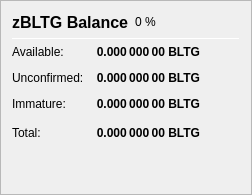
                   <widget class="QFrame" name="frame_ZerocoinBalances">
                    <property name="frameShape">
                     <enum>QFrame::StyledPanel</enum>
                    </property>
                    <property name="frameShadow">
                     <enum>QFrame::Raised</enum>
                    </property>
                    <layout class="QVBoxLayout" name="verticalLayout_7">
                     <item>
                      <layout class="QHBoxLayout" name="horizontalLayout_8" stretch="0,0,0">
                       <item>
                        <widget class="QLabel" name="label_5z_3">
                         <property name="minimumSize">
                          <size>
                           <width>0</width>
                           <height>20</height>
                          </size>
                         </property>
                         <property name="font">
                          <font>
                           <pointsize>12</pointsize>
                           <weight>75</weight>
                           <bold>true</bold>
                          </font>
                         </property>
                         <property name="text">
                          <string>zBLTG Balance</string>
                         </property>
                        </widget>
                       </item>
                       <item>
                        <widget class="QLabel" name="labelzBLTGPercent">
                         <property name="text">
                          <string notr="true">0 %</string>
                         </property>
                        </widget>
                       </item>
                       <item>
                        <spacer name="horizontalSpacer_11">
                         <property name="orientation">
                          <enum>Qt::Horizontal</enum>
                         </property>
                         <property name="sizeHint" stdset="0">
                          <size>
                           <width>40</width>
                           <height>20</height>
                          </size>
                         </property>
                        </spacer>
                       </item>
                      </layout>
                     </item>
                     <item>
                      <widget class="Line" name="line_ZerocoinBalance">
                       <property name="minimumSize">
                        <size>
                         <width>0</width>
                         <height>1</height>
                        </size>
                       </property>
                       <property name="maximumSize">
                        <size>
                         <width>16777215</width>
                         <height>1</height>
                        </size>
                       </property>
                       <property name="orientation">
                        <enum>Qt::Horizontal</enum>
                       </property>
                      </widget>
                     </item>
                     <item>
                      <layout class="QGridLayout" name="gridLayout_5">
                       <property name="spacing">
                        <number>12</number>
                       </property>
                       <item row="1" column="0">
                        <widget class="QLabel" name="labelzBalanceMatureText">
                         <property name="toolTip">
                          <string>Mature: more than 20 confirmation and more than 1 mint of the same denomination after it was minted.
These zBLTG are spendable.</string>
                         </property>
                         <property name="text">
                          <string>Available:</string>
                         </property>
                        </widget>
                       </item>
                       <item row="1" column="1">
                        <widget class="QLabel" name="labelzBalanceMature">
                         <property name="font">
                          <font>
                           <weight>75</weight>
                           <bold>true</bold>
                          </font>
                         </property>
                         <property name="toolTip">
                          <string>Mature: more than 20 confirmation and more than 1 mint of the same denomination after it was minted.
These zBLTG are spendable.</string>
                         </property>
                         <property name="text">
                          <string notr="true">0.000 000 00 BLTG</string>
                         </property>
                         <property name="alignment">
                          <set>Qt::AlignRight|Qt::AlignTrailing|Qt::AlignVCenter</set>
                         </property>
                        </widget>
                       </item>
                       <item row="2" column="0">
                        <widget class="QLabel" name="labelzBalanceUnconfirmedText">
                         <property name="toolTip">
                          <string>Unconfirmed: less than 20 confirmations
Immature: confirmed, but less than 1 mint of the same denomination after it was minted</string>
                         </property>
                         <property name="text">
                          <string>Unconfirmed:</string>
                         </property>
                        </widget>
                       </item>
                       <item row="2" column="1">
                        <widget class="QLabel" name="labelzBalanceUnconfirmed">
                         <property name="font">
                          <font>
                           <weight>75</weight>
                           <bold>true</bold>
                          </font>
                         </property>
                         <property name="toolTip">
                          <string>Unconfirmed: less than 20 confirmations
Immature: confirmed, but less than 1 mint of the same denomination after it was minted</string>
                         </property>
                         <property name="text">
                          <string notr="true">0.000 000 00 BLTG</string>
                         </property>
                         <property name="alignment">
                          <set>Qt::AlignRight|Qt::AlignTrailing|Qt::AlignVCenter</set>
                         </property>
                        </widget>
                       </item>
                       <item row="3" column="0">
                        <widget class="QLabel" name="labelzBalanceImmatureText">
                         <property name="toolTip">
                          <string>Unconfirmed: less than 20 confirmations
Immature: confirmed, but less than 1 mint of the same denomination after it was minted</string>
                         </property>
                         <property name="text">
                          <string>Immature:</string>
                         </property>
                        </widget>
                       </item>
                       <item row="3" column="1">
                        <widget class="QLabel" name="labelzBalanceImmature">
                         <property name="font">
                          <font>
                           <weight>75</weight>
                           <bold>true</bold>
                          </font>
                         </property>
                         <property name="toolTip">
                          <string>Unconfirmed: less than 20 confirmations
Immature: confirmed, but less than 1 mint of the same denomination after it was minted</string>
                         </property>
                         <property name="text">
                          <string notr="true">0.000 000 00 BLTG</string>
                         </property>
                         <property name="alignment">
                          <set>Qt::AlignRight|Qt::AlignTrailing|Qt::AlignVCenter</set>
                         </property>
                        </widget>
                       </item>
                       <item row="4" column="0">
                        <widget class="QLabel" name="labelzBalanceText">
                         <property name="toolTip">
                          <string>Your current zBLTG balance, unconfirmed and immature zBLTG included.</string>
                         </property>
                         <property name="text">
                          <string>Total:</string>
                         </property>
                        </widget>
                       </item>
                       <item row="4" column="1">
                        <widget class="QLabel" name="labelzBalance">
                         <property name="font">
                          <font>
                           <weight>75</weight>
                           <bold>true</bold>
                          </font>
                         </property>
                         <property name="cursor">
                          <cursorShape>IBeamCursor</cursorShape>
                         </property>
                         <property name="toolTip">
                          <string>Your current zBLTG balance, unconfirmed and immature zBLTG included.</string>
                         </property>
                         <property name="text">
                          <string notr="true">0.000 000 00 BLTG</string>
                         </property>
                         <property name="alignment">
                          <set>Qt::AlignRight|Qt::AlignTrailing|Qt::AlignVCenter</set>
                         </property>
                         <property name="textInteractionFlags">
                          <set>Qt::LinksAccessibleByMouse|Qt::TextSelectableByKeyboard|Qt::TextSelectableByMouse</set>
                         </property>
                        </widget>
                       </item>
                       <item row="4" column="2">
                        <spacer name="horizontalSpacer_4">
                         <property name="orientation">
                          <enum>Qt::Horizontal</enum>
                         </property>
                         <property name="sizeHint" stdset="0">
                          <size>
                           <width>40</width>
                           <height>20</height>
                          </size>
                         </property>
                        </spacer>
                       </item>
                      </layout>
                     </item>
                     <item>
                      <spacer name="verticalSpacer_4">
                       <property name="orientation">
                        <enum>Qt::Vertical</enum>
                       </property>
                       <property name="sizeHint" stdset="0">
                        <size>
                         <width>20</width>
                         <height>40</height>
                        </size>
                       </property>
                      </spacer>
                     </item>
                    </layout>
                   </widget>
